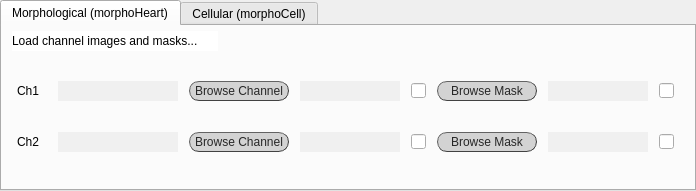
    <widget class="QTabWidget" name="tabWidget">
     <property name="enabled">
      <bool>true</bool>
     </property>
     <property name="geometry">
      <rect>
       <x>10</x>
       <y>185</y>
       <width>696</width>
       <height>191</height>
      </rect>
     </property>
     <property name="layoutDirection">
      <enum>Qt::LeftToRight</enum>
     </property>
     <property name="styleSheet">
      <string notr="true">font: 25 italic 9pt &quot;Calibri Light&quot;;</string>
     </property>
     <property name="tabShape">
      <enum>QTabWidget::Rounded</enum>
     </property>
     <property name="currentIndex">
      <number>0</number>
     </property>
     <property name="elideMode">
      <enum>Qt::ElideNone</enum>
     </property>
     <property name="documentMode">
      <bool>false</bool>
     </property>
     <widget class="QWidget" name="tab_mHeart">
      <property name="enabled">
       <bool>true</bool>
      </property>
      <attribute name="title">
       <string>Morphological (morphoHeart)</string>
      </attribute>
      <widget class="QWidget" name="verticalLayoutWidget_2">
       <property name="geometry">
        <rect>
         <x>10</x>
         <y>30</y>
         <width>671</width>
         <height>121</height>
        </rect>
       </property>
       <layout class="QVBoxLayout" name="vLayout_channels">
        <item>
         <layout class="QHBoxLayout" name="hLayout_Ch1">
          <property name="spacing">
           <number>6</number>
          </property>
          <property name="sizeConstraint">
           <enum>QLayout::SetFixedSize</enum>
          </property>
          <item>
           <widget class="QLabel" name="lab_ch1">
            <property name="sizePolicy">
             <sizepolicy hsizetype="Fixed" vsizetype="Fixed">
              <horstretch>0</horstretch>
              <verstretch>0</verstretch>
             </sizepolicy>
            </property>
            <property name="minimumSize">
             <size>
              <width>25</width>
              <height>18</height>
             </size>
            </property>
            <property name="maximumSize">
             <size>
              <width>30</width>
              <height>16777215</height>
             </size>
            </property>
            <property name="styleSheet">
             <string notr="true">font: 25 10pt &quot;Calibri Light&quot;;</string>
            </property>
            <property name="text">
             <string>Ch1</string>
            </property>
           </widget>
          </item>
          <item>
           <widget class="QLabel" name="lab_filled_name_ch1">
            <property name="minimumSize">
             <size>
              <width>120</width>
              <height>20</height>
             </size>
            </property>
            <property name="maximumSize">
             <size>
              <width>120</width>
              <height>20</height>
             </size>
            </property>
            <property name="styleSheet">
             <string notr="true">font: 25 9pt &quot;Calibri Light&quot;;
background-color: rgb(240, 240, 240);
color: rgb(100, 100, 100);</string>
            </property>
            <property name="text">
             <string/>
            </property>
           </widget>
          </item>
          <item>
           <widget class="QPushButton" name="browse_ch1">
            <property name="sizePolicy">
             <sizepolicy hsizetype="Fixed" vsizetype="Fixed">
              <horstretch>0</horstretch>
              <verstretch>0</verstretch>
             </sizepolicy>
            </property>
            <property name="minimumSize">
             <size>
              <width>100</width>
              <height>20</height>
             </size>
            </property>
            <property name="maximumSize">
             <size>
              <width>100</width>
              <height>20</height>
             </size>
            </property>
            <property name="styleSheet">
             <string notr="true">QPushButton{border-radius:10px;
border-width: 1px;
border-style: outset;
border-color: rgb(66, 66, 66);
background-color: rgb(211, 211, 211);
color: rgb(39, 39, 39);
font: 10pt &quot;Calibri Light&quot;;}

QPushButton:hover{
background-color: #eb6fbd;
border-color: #672146
}

QPushButton:disabled{
background-color: rgb(212, 212, 212);
border-color: rgb(66, 66, 66);
color: rgb(150, 150, 150);
}</string>
            </property>
            <property name="text">
             <string>Browse Channel</string>
            </property>
           </widget>
          </item>
          <item>
           <widget class="QLabel" name="lab_filled_dir_ch1">
            <property name="minimumSize">
             <size>
              <width>100</width>
              <height>20</height>
             </size>
            </property>
            <property name="maximumSize">
             <size>
              <width>100</width>
              <height>20</height>
             </size>
            </property>
            <property name="styleSheet">
             <string notr="true">font: 25 9pt &quot;Calibri Light&quot;;
background-color: rgb(240, 240, 240);
color: rgb(100, 100, 100);</string>
            </property>
            <property name="text">
             <string/>
            </property>
           </widget>
          </item>
          <item>
           <widget class="QLineEdit" name="check_ch1">
            <property name="enabled">
             <bool>true</bool>
            </property>
            <property name="sizePolicy">
             <sizepolicy hsizetype="Fixed" vsizetype="Fixed">
              <horstretch>0</horstretch>
              <verstretch>0</verstretch>
             </sizepolicy>
            </property>
            <property name="minimumSize">
             <size>
              <width>15</width>
              <height>15</height>
             </size>
            </property>
            <property name="maximumSize">
             <size>
              <width>15</width>
              <height>15</height>
             </size>
            </property>
            <property name="styleSheet">
             <string notr="true">border-color: rgb(0, 0, 0);</string>
            </property>
           </widget>
          </item>
          <item>
           <widget class="QPushButton" name="browse_mask_ch1">
            <property name="sizePolicy">
             <sizepolicy hsizetype="Fixed" vsizetype="Fixed">
              <horstretch>0</horstretch>
              <verstretch>0</verstretch>
             </sizepolicy>
            </property>
            <property name="minimumSize">
             <size>
              <width>100</width>
              <height>20</height>
             </size>
            </property>
            <property name="maximumSize">
             <size>
              <width>100</width>
              <height>20</height>
             </size>
            </property>
            <property name="styleSheet">
             <string notr="true">QPushButton{border-radius:10px;
border-width: 1px;
border-style: outset;
border-color: rgb(66, 66, 66);
background-color: rgb(211, 211, 211);
color: rgb(39, 39, 39);
font: 10pt &quot;Calibri Light&quot;;}

QPushButton:hover{
background-color: #eb6fbd;
border-color: #672146
}

QPushButton:disabled{
background-color: rgb(212, 212, 212);
border-color: rgb(66, 66, 66);
color: rgb(150, 150, 150);
}</string>
            </property>
            <property name="text">
             <string>Browse Mask</string>
            </property>
           </widget>
          </item>
          <item>
           <widget class="QLabel" name="lab_filled_dir_mask_ch1">
            <property name="minimumSize">
             <size>
              <width>100</width>
              <height>20</height>
             </size>
            </property>
            <property name="maximumSize">
             <size>
              <width>100</width>
              <height>20</height>
             </size>
            </property>
            <property name="styleSheet">
             <string notr="true">font: 25 9pt &quot;Calibri Light&quot;;
background-color: rgb(240, 240, 240);
color: rgb(100, 100, 100);</string>
            </property>
            <property name="text">
             <string/>
            </property>
           </widget>
          </item>
          <item>
           <widget class="QLineEdit" name="check_mask_ch1">
            <property name="enabled">
             <bool>true</bool>
            </property>
            <property name="sizePolicy">
             <sizepolicy hsizetype="Fixed" vsizetype="Fixed">
              <horstretch>0</horstretch>
              <verstretch>0</verstretch>
             </sizepolicy>
            </property>
            <property name="minimumSize">
             <size>
              <width>15</width>
              <height>15</height>
             </size>
            </property>
            <property name="maximumSize">
             <size>
              <width>15</width>
              <height>15</height>
             </size>
            </property>
            <property name="styleSheet">
             <string notr="true">border-color: rgb(0, 0, 0);</string>
            </property>
           </widget>
          </item>
         </layout>
        </item>
        <item>
         <layout class="QHBoxLayout" name="hLayout_Ch1_2">
          <property name="spacing">
           <number>6</number>
          </property>
          <property name="sizeConstraint">
           <enum>QLayout::SetFixedSize</enum>
          </property>
          <item>
           <widget class="QLabel" name="lab_ch2">
            <property name="sizePolicy">
             <sizepolicy hsizetype="Fixed" vsizetype="Fixed">
              <horstretch>0</horstretch>
              <verstretch>0</verstretch>
             </sizepolicy>
            </property>
            <property name="minimumSize">
             <size>
              <width>25</width>
              <height>18</height>
             </size>
            </property>
            <property name="maximumSize">
             <size>
              <width>30</width>
              <height>16777215</height>
             </size>
            </property>
            <property name="styleSheet">
             <string notr="true">font: 25 10pt &quot;Calibri Light&quot;;</string>
            </property>
            <property name="text">
             <string>Ch2</string>
            </property>
           </widget>
          </item>
          <item>
           <widget class="QLabel" name="lab_filled_name_ch2">
            <property name="minimumSize">
             <size>
              <width>120</width>
              <height>20</height>
             </size>
            </property>
            <property name="maximumSize">
             <size>
              <width>120</width>
              <height>20</height>
             </size>
            </property>
            <property name="styleSheet">
             <string notr="true">font: 25 9pt &quot;Calibri Light&quot;;
background-color: rgb(240, 240, 240);
color: rgb(100, 100, 100);</string>
            </property>
            <property name="text">
             <string/>
            </property>
           </widget>
          </item>
          <item>
           <widget class="QPushButton" name="browse_ch2">
            <property name="sizePolicy">
             <sizepolicy hsizetype="Fixed" vsizetype="Fixed">
              <horstretch>0</horstretch>
              <verstretch>0</verstretch>
             </sizepolicy>
            </property>
            <property name="minimumSize">
             <size>
              <width>100</width>
              <height>20</height>
             </size>
            </property>
            <property name="maximumSize">
             <size>
              <width>100</width>
              <height>20</height>
             </size>
            </property>
            <property name="styleSheet">
             <string notr="true">QPushButton{border-radius:10px;
border-width: 1px;
border-style: outset;
border-color: rgb(66, 66, 66);
background-color: rgb(211, 211, 211);
color: rgb(39, 39, 39);
font: 10pt &quot;Calibri Light&quot;;}

QPushButton:hover{
background-color: #eb6fbd;
border-color: #672146
}

QPushButton:disabled{
background-color: rgb(212, 212, 212);
border-color: rgb(66, 66, 66);
color: rgb(150, 150, 150);
}</string>
            </property>
            <property name="text">
             <string>Browse Channel</string>
            </property>
           </widget>
          </item>
          <item>
           <widget class="QLabel" name="lab_filled_dir_ch2">
            <property name="minimumSize">
             <size>
              <width>100</width>
              <height>20</height>
             </size>
            </property>
            <property name="maximumSize">
             <size>
              <width>100</width>
              <height>20</height>
             </size>
            </property>
            <property name="styleSheet">
             <string notr="true">font: 25 9pt &quot;Calibri Light&quot;;
background-color: rgb(240, 240, 240);
color: rgb(100, 100, 100);</string>
            </property>
            <property name="text">
             <string/>
            </property>
           </widget>
          </item>
          <item>
           <widget class="QLineEdit" name="check_ch2">
            <property name="enabled">
             <bool>true</bool>
            </property>
            <property name="sizePolicy">
             <sizepolicy hsizetype="Fixed" vsizetype="Fixed">
              <horstretch>0</horstretch>
              <verstretch>0</verstretch>
             </sizepolicy>
            </property>
            <property name="minimumSize">
             <size>
              <width>15</width>
              <height>15</height>
             </size>
            </property>
            <property name="maximumSize">
             <size>
              <width>15</width>
              <height>15</height>
             </size>
            </property>
            <property name="styleSheet">
             <string notr="true">border-color: rgb(0, 0, 0);</string>
            </property>
           </widget>
          </item>
          <item>
           <widget class="QPushButton" name="browse_mask_ch2">
            <property name="sizePolicy">
             <sizepolicy hsizetype="Fixed" vsizetype="Fixed">
              <horstretch>0</horstretch>
              <verstretch>0</verstretch>
             </sizepolicy>
            </property>
            <property name="minimumSize">
             <size>
              <width>100</width>
              <height>20</height>
             </size>
            </property>
            <property name="maximumSize">
             <size>
              <width>100</width>
              <height>20</height>
             </size>
            </property>
            <property name="styleSheet">
             <string notr="true">QPushButton{border-radius:10px;
border-width: 1px;
border-style: outset;
border-color: rgb(66, 66, 66);
background-color: rgb(211, 211, 211);
color: rgb(39, 39, 39);
font: 10pt &quot;Calibri Light&quot;;}

QPushButton:hover{
background-color: #eb6fbd;
border-color: #672146
}

QPushButton:disabled{
background-color: rgb(212, 212, 212);
border-color: rgb(66, 66, 66);
color: rgb(150, 150, 150);
}</string>
            </property>
            <property name="text">
             <string>Browse Mask</string>
            </property>
           </widget>
          </item>
          <item>
           <widget class="QLabel" name="lab_filled_dir_mask_ch2">
            <property name="minimumSize">
             <size>
              <width>100</width>
              <height>20</height>
             </size>
            </property>
            <property name="maximumSize">
             <size>
              <width>100</width>
              <height>20</height>
             </size>
            </property>
            <property name="styleSheet">
             <string notr="true">font: 25 9pt &quot;Calibri Light&quot;;
background-color: rgb(240, 240, 240);
color: rgb(100, 100, 100);</string>
            </property>
            <property name="text">
             <string/>
            </property>
           </widget>
          </item>
          <item>
           <widget class="QLineEdit" name="check_mask_ch2">
            <property name="enabled">
             <bool>true</bool>
            </property>
            <property name="sizePolicy">
             <sizepolicy hsizetype="Fixed" vsizetype="Fixed">
              <horstretch>0</horstretch>
              <verstretch>0</verstretch>
             </sizepolicy>
            </property>
            <property name="minimumSize">
             <size>
              <width>15</width>
              <height>15</height>
             </size>
            </property>
            <property name="maximumSize">
             <size>
              <width>15</width>
              <height>15</height>
             </size>
            </property>
            <property name="styleSheet">
             <string notr="true">border-color: rgb(0, 0, 0);</string>
            </property>
           </widget>
          </item>
         </layout>
        </item>
       </layout>
      </widget>
      <widget class="QLabel" name="lab_no_ch_7">
       <property name="geometry">
        <rect>
         <x>10</x>
         <y>5</y>
         <width>206</width>
         <height>20</height>
        </rect>
       </property>
       <property name="styleSheet">
        <string notr="true">font: bold 10pt &quot;Calibri&quot;;
background-color: rgb(255, 255, 255);</string>
       </property>
       <property name="text">
        <string>Load channel images and masks...</string>
       </property>
       <property name="alignment">
        <set>Qt::AlignLeading|Qt::AlignLeft|Qt::AlignVCenter</set>
       </property>
      </widget>
     </widget>
     <widget class="QWidget" name="tab_mCell">
      <attribute name="title">
       <string>Cellular (morphoCell)</string>
      </attribute>
      <widget class="QLabel" name="lab_proj_name_10">
       <property name="geometry">
        <rect>
         <x>10</x>
         <y>10</y>
         <width>111</width>
         <height>22</height>
        </rect>
       </property>
       <property name="styleSheet">
        <string notr="true">font: 25 10pt &quot;Calibri Light&quot;;</string>
       </property>
       <property name="text">
        <string>Number of Channels:</string>
       </property>
      </widget>
      <widget class="QSpinBox" name="spinBox_6">
       <property name="geometry">
        <rect>
         <x>170</x>
         <y>10</y>
         <width>40</width>
         <height>22</height>
        </rect>
       </property>
      </widget>
     </widget>
    </widget>
